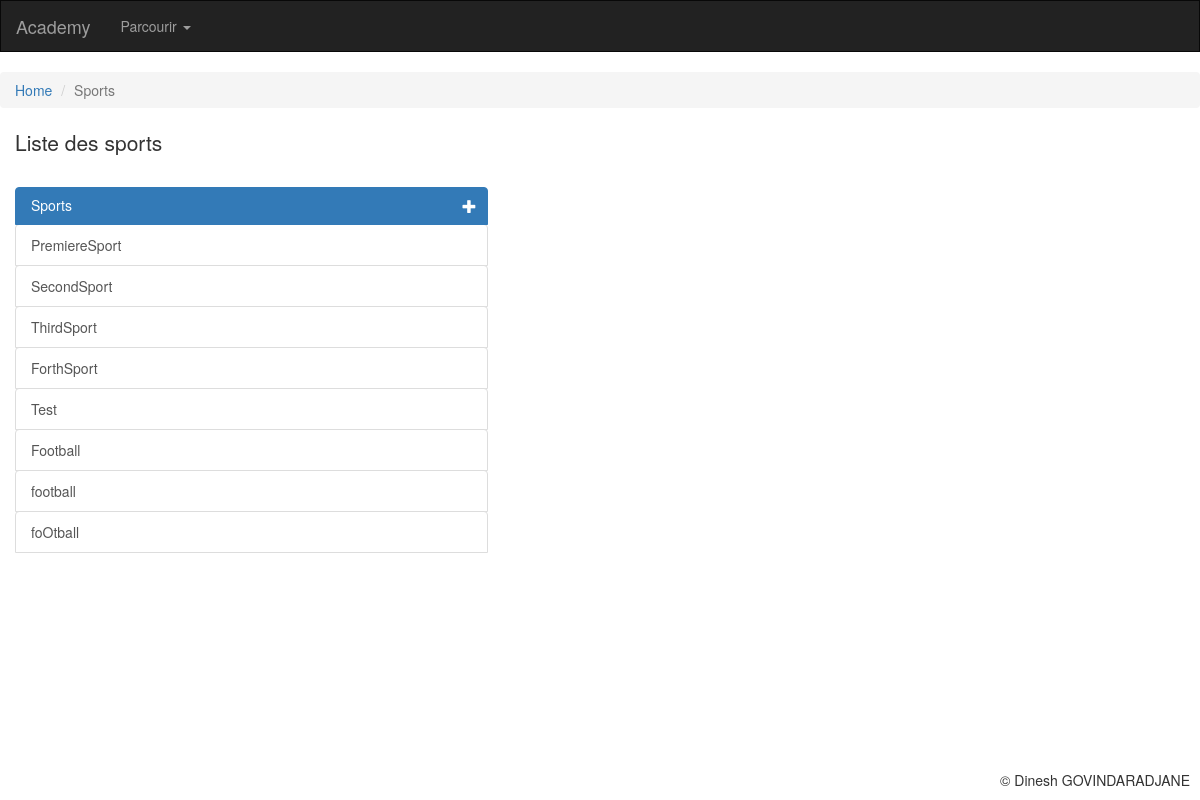
/academy/sports, run on an earlier commit of the app's database.
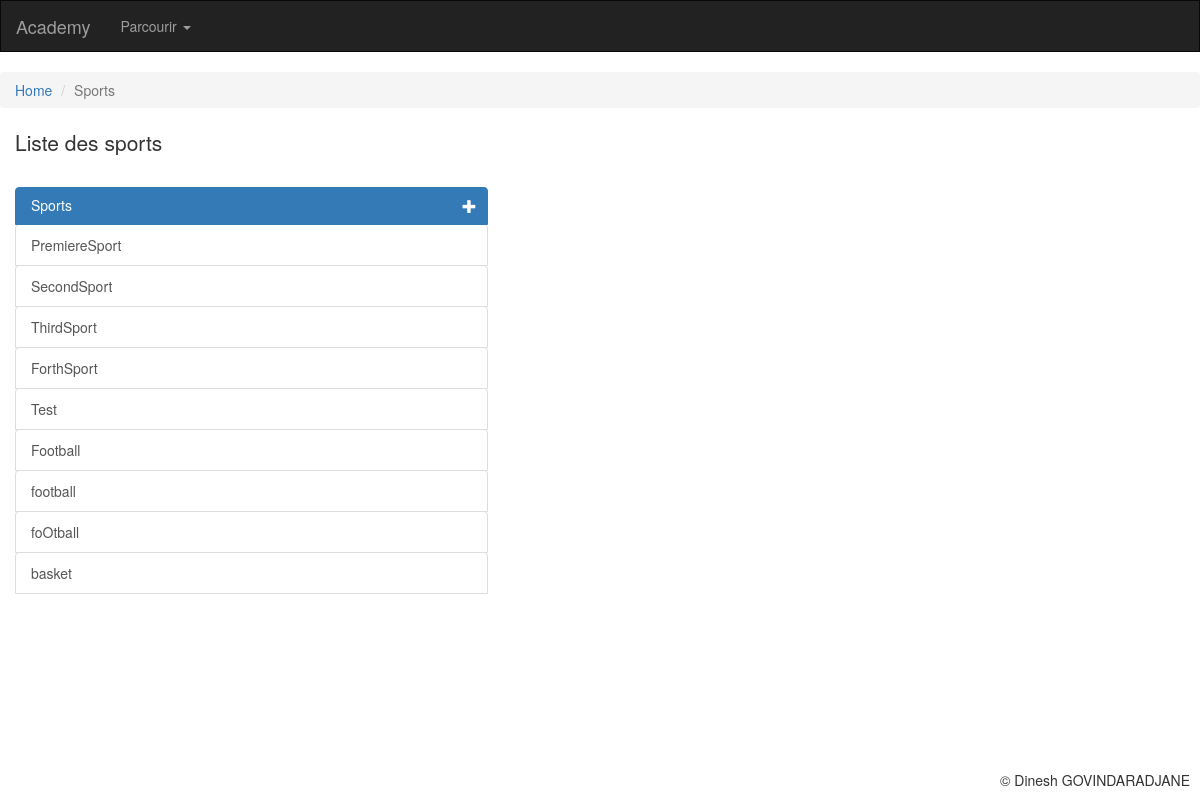
And on a later commit of the database.
### academy/models.py (models this page shows, shortened)
class Sport(models.Model):
    nomSport = models.CharField(
        max_length=100,
        unique=True,
        error_messages={'unique':"Un sport du même nom existe déjà!"}
        )
    """Unique ne gère pas la casse. Une erreur est ajoutée manuellement forms.py"""
    class Meta:
        verbose_name = "sport"

### academy/views.py (the view)
# urls.py: path('sports', views.read_sports, name='sports'),
def read_sports(request):
    sports = Sport.objects.all()
    return render(request, 'academy/sports.html', {'sports':sports})

### academy/templates/academy/sports.html (shortened to what this page needs)
{% extends "base.html" %}
{% block page_header %}Liste des sports{% endblock %}
{% block position %}
<ul class="breadcrumb">
  <li><a href="{% url 'accueil' %}">Home</a></li>
  <li class="active">Sports</li>
</ul>
{% endblock %}
{% block content %}
<div class="list-group col-lg-5 col-md-5 col-sm-5">
  <h5 href="#" class="list-group-item active">
    Sports
    <span>
      <a href="{% url "create_sport" %}"><i class="glyphicon glyphicon-plus"></i></a>
    </span>
  </h5>
  {% for sport in sports %}
    <span>
      <a href="{% url 'update_sport' id_sport=sport.id %}" class="list-group-item">
        {{ sport.nomSport }}
      </a>
    <span>
  {% empty %}
    <a href="#" class="list-group-item">
      Aucun sport.
    </a>
  {% endfor %}
</div>
{% endblock %}

### templates/base.html (shortened to what this page needs)
<!DOCTYPE html>
<html lang="fr">
<head>
   <link rel="stylesheet" href="https://maxcdn.bootstrapcdn.com/bootstrap/3.4.0/css/bootstrap.min.css">
</head>
<body>
<nav class="navbar navbar-inverse" style="border-radius: 0px;">
  <div class="container-fluid">
    <div class="navbar-header">
      <a class="navbar-brand" href="{% url 'accueil' %}">Academy</a>
    </div>
    <ul class="nav navbar-nav">
      <li class="dropdown">
        <a class="dropdown-toggle" data-toggle="dropdown" href="#">Parcourir
        <span class="caret"></span></a>
      </li>
    </ul>
  </div>
</nav>
   <section id="content">
      {% block position %}{% endblock %}
      <div class="col-lg-12 col-md-12 col-sm-12">
        <p class="lead">
          {% block page_header %}{% endblock %}
        </p>
      {% block content %}{% endblock %}
      </div>
   </section>
<footer style="
    text-align: right;
    position: fixed;
    bottom: 10px;
    right: 10px;">
  &copy; Dinesh GOVINDARADJANE</footer>
</body>
</html>

### academy/templates/academy/sports.html (style rules this page uses)
h5 { position: relative; }
h5>span { position: absolute; right: 10px; }
span>a { color: inherit; }

What changed in the data, as far as the page shows it:
added Sport: nomSport "basket"
